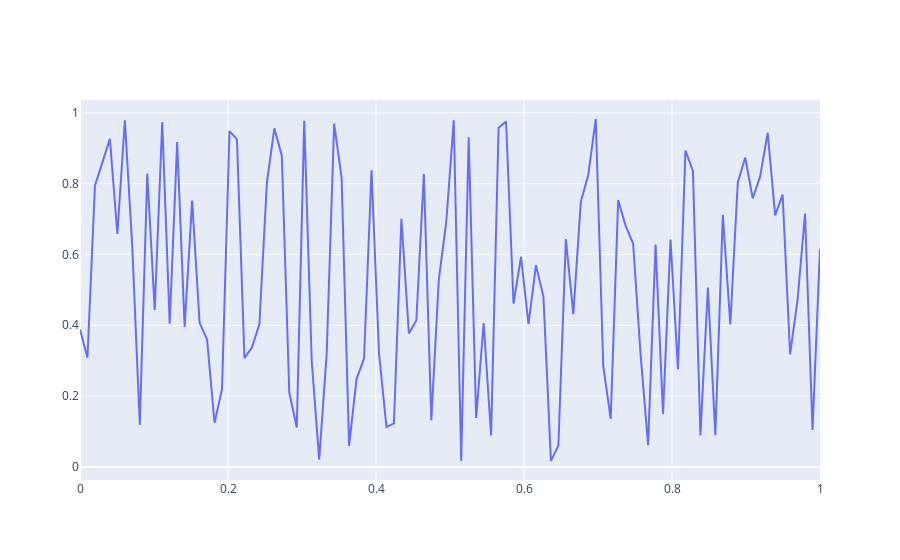

Notebook code for this chart:
### Code cell
import numpy as np
from plotly.offline import iplot
import plotly.graph_objs as go
x=np.linspace(0,1,100)
y=np.random.rand(100)

trace= go.Scatter(
    x=x,
    y=y,
    mode='lines'
    )
data=[trace]
figure=go.Figure(data=data)
iplot(figure)
